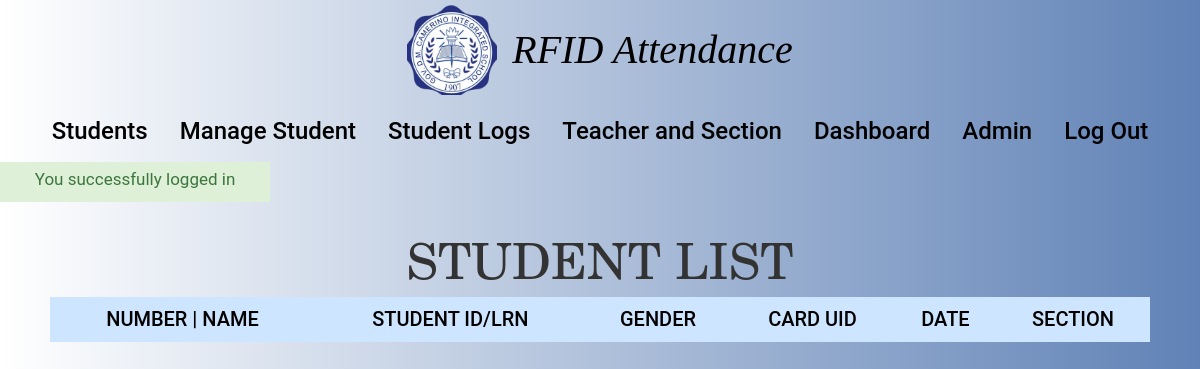
Page /index.php?login=success (signed in) on the earlier database version.
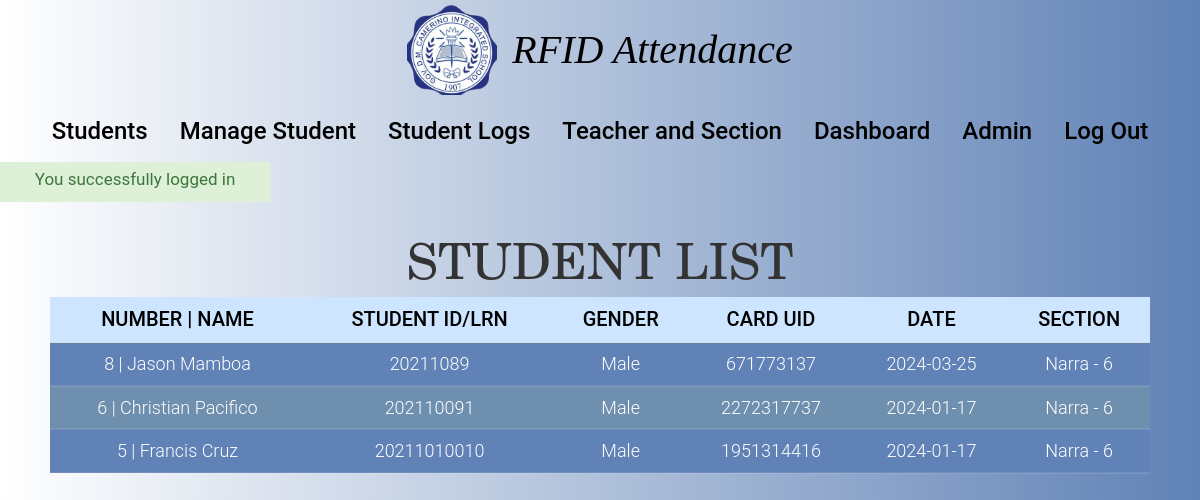
Same page on the later database version.
### tables this page shows
CREATE TABLE `users` (
  `id` int(11) NOT NULL,
  `username` varchar(30) NOT NULL DEFAULT 'None',
  `serialnumber` double NOT NULL DEFAULT 0,
  `gender` varchar(10) NOT NULL DEFAULT 'None',
  `email` varchar(50) NOT NULL DEFAULT 'None',
  `card_uid` varchar(30) NOT NULL,
  `card_select` tinyint(1) NOT NULL DEFAULT 0,
  `user_date` date NOT NULL,
  `device_uid` varchar(20) NOT NULL DEFAULT '0',
  `device_dep` varchar(20) NOT NULL DEFAULT '0',
  `add_card` tinyint(1) NOT NULL DEFAULT 0
);

### index.php (the view, shortened to what this page needs)
<!DOCTYPE html>
<html>
<head>
    <link rel="stylesheet" type="text/css" href="css/Users.css">
</head>
<body>
<?php include'header.php'; ?>
<main>
<section>
  <h1 class="slideInDown animated">Student List</h1>
  <div class="table-responsive slideInRight animated" style="max-height: 400px;">
    <table class="table">
      <thead class="table-primary">
        <tr>
          <th>Number | Name</th>
          <th>Student ID/LRN</th>
          <th>Gender</th>
          <th>Card UID</th>
          <th>Date</th>
          <th>Section</th>
        </tr>
      </thead>
      <tbody class="table-secondary">
        <?php
          require'connectDB.php';
            $sql = "SELECT * FROM users WHERE add_card=1 ORDER BY id DESC";
            $result = mysqli_stmt_init($conn);
            if (!mysqli_stmt_prepare($result, $sql)) {
                echo '<p class="error">SQL Error</p>';
            }
            else{
                mysqli_stmt_execute($result);
                $resultl = mysqli_stmt_get_result($result);
              if (mysqli_num_rows($resultl) > 0){
                  while ($row = mysqli_fetch_assoc($resultl)){
          ?>
                      <TR>
                      <TD><?php echo $row['id']; echo" | "; echo $row['username'];?></TD>
                      <TD><?php echo $row['serialnumber'];?></TD>
                      <TD><?php echo $row['gender'];?></TD>
                      <TD><?php echo $row['card_uid'];?></TD>
                      <TD><?php echo $row['user_date'];?></TD>
                      <TD><?php echo $row['device_dep'];?></TD>
                      </TR>
        <?php
                }
            }
          }
        ?>
      </tbody>
    </table>
  </div>
</section>
</main>
</body>
</html>

### header.php (shortened to what this page needs)
<head>
	<link rel="stylesheet" href="https://cdnjs.cloudflare.com/ajax/libs/font-awesome/4.7.0/css/font-awesome.min.css">
	<link rel='stylesheet' type='text/css' href="css/bootstrap.css"/>
	<link rel="stylesheet" href="https://maxcdn.bootstrapcdn.com/bootstrap/3.4.0/css/bootstrap.min.css">
	<link rel="stylesheet" type="text/css" href="css/header.css"/>
</head>
<header>
<div class="header">
	<div class="logo">
		<a href="index.php"><img src="gov.png" alt="Logo"></a>
		<a href="index.php">RFID Attendance</a>
	</div>
</div>
<div class="topnav" id="myTopnav">
	<a href="index.php">Students</a>
    <a href="ManageUsers.php">Manage Student</a>
    <a href="UsersLog.php">Student Logs</a>
    <a href="devices.php">Teacher and Section</a>
	<a href="dashboard.php">Dashboard</a>
    <?php
    	if (isset($_SESSION['Admin-name'])) {
    		echo '<a href="#" data-toggle="modal" data-target="#admin-account">'.$_SESSION['Admin-name'].'</a>';
    		echo '<a href="logout.php">Log Out</a>';
    	}
    	else{
    		echo '<a href="login.php">Log In</a>';
    	}
    ?>
</div>
<div class="up_info2 alert-success"></div>
</header>

### css/Users.css (style rules this page uses)
h1 { font-size: 50px !important; color: #000; text-transform: uppercase; font-weight: 600; font-family: New Century Schoolbook, TeX Gyre Schola, serif !important; text-align: center; margin-bottom: 15px; }
th { padding: 15px; text-align: center !important; font-weight: 500; font-size: 20px; color: #000; text-transform: uppercase; border: none !important; background-color: rgba(255,255,255,0.3) !important; }
td { padding: 15px; text-align: center; font-weight: 300; font-size: 18px; color: #fff; border-bottom: solid 2px rgba(255,255,255,0.1); }
section { margin: 50px; }
section { overflow-x:hidden; }
.slideInRight { animation-name: slideInRight; }
.slideInDown { animation-name: slideInDown; }
.animated { animation-duration: 1s; animation-fill-mode: both; }

### css/header.css (style rules this page uses)
* { text-decoration: none; box-sizing: border-box; }
body { background: -webkit-linear-gradient(left, #ffffff, #6082B6); background: linear-gradient(to right, #ffffff, #6082B6); color: #333333; font-family: 'Roboto', sans-serif; margin: 0; font-size: 15px; }
header, main { width: 100%; display: block; margin: 0 auto; }
.header { padding: 5px; width: 100%; height: 100px; display: flex; align-items: center; justify-content: center; }
.logo { display: flex; align-items: center; }
.logo a { text-decoration: none; font-family: Luminari, fantasy; font-size: 40px; color: #000000; font-style: italic; text-align: center; vertical-align: middle; line-height: 100px; display: flex; }
.logo img { width: 90px; margin-right: 15px; }
.topnav { overflow: hidden; display: flex; justify-content: center; }
.topnav a { text-align: center; display: block; color: #000000; text-align: center; padding: 14px 16px; text-decoration: none !important; font-size: 24px; font-weight: 500; border-radius: 10px; }
tbody tr:nth-child(even) { background-color: #6F8FAF; }
tbody tr:nth-child(odd) { background-color: #6082B6; }
.up_info1, .up_info2 { display: none; width: 270px; height: 40px; font-size: 17px; font-family: "Roboto", sans-serif; padding: 5px; margin-right: 20px; text-align: center; position: absolute; }

Differences in the rows shown:
added users: id "8", username "Jason Mamboa", serialnumber "20211089", gender "Male", card_uid "671773137", user_date "2024-03-25", device_dep "Narra - 6"
added users: id "6", username "Christian Pacifico", serialnumber "202110091", gender "Male", card_uid "2272317737", user_date "2024-01-17", device_dep "Narra - 6"
added users: id "5", username "Francis Cruz", serialnumber "20211010010", gender "Male", card_uid "1951314416", user_date "2024-01-17", device_dep "Narra - 6"
